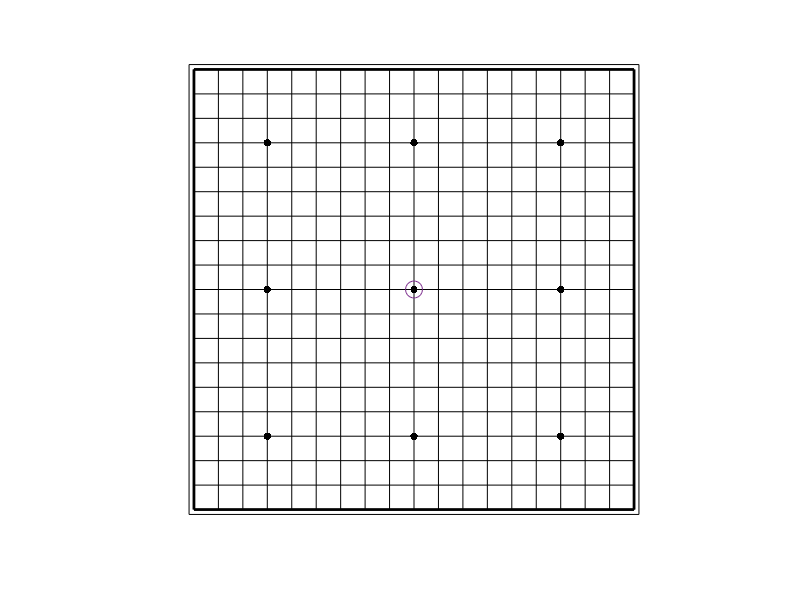

MATLAB code to generate this figure:
function five_in_a_row
%图形界面初始化：
    axis equal
    axis([-10,10,-10,10])
    set(gca,'xtick',[],'ytick',[],'xcolor','w','ycolor','w')
    set(gca,'color',[0.8392,0.7216,0.3804])
    hold on
%按键函数初始化设置：
    set(gcf,'WindowButtonDownFcn',@buttondown)
%全局变量：
global winner;
global turn;
global checher_board
global black;
global white;
global postion;
global plotblack;
global plotwhite;
global plotpostion;

init()
    function init(~,~)
        %初始化前清除原有图像：
        delete(findobj('tag','piece'));
        delete(findobj('tag','redcross'));
        delete(findobj('type','line'));
        delete(findobj('type','patch'));
        
        %棋盘绘制：
        x1=[-9,-9,-8,-8,-7,-7,-6,-6,-5,-5,-4,-4,-3,-3,-2,-2,-1,-1,0,0,1,1,2,2,3,3,4,4,5,5,6,6,7,7,8,8,9,9];
        y1=[-9,9,9,-9,-9,9,9,-9,-9,9,9,-9,-9,9,9,-9,-9,9,9,-9,-9,9,9,-9,-9,9,9,-9,-9,9,9,-9,-9,9,9,-9,-9,9];
        x2=[-9,9,9,-9,-9];y2=[9,9,-9,-9,9];x3=[-9.2,9.2,9.2,-9.2,-9.2];y3=[9.2,9.2,-9.2,-9.2,9.2];
        x4=[-6,-6,-6,0,0,0,6,6,6];y4=[6,0,-6,6,0,-6,6,0,-6];
        plot(x1,y1,'k'),plot(y1,x1,'k')
        plot(x2,y2,'k','LineWidth',2)
        plot(x3,y3,'k'),scatter(gca,x4,y4,30,'k','filled')
        
        %棋子棋盘数值初始化：
        winner=0;postion=[0 0];turn=1;
        black=[20,20];white=[-20,-20];
        black(1,:)=[];white(1,:)=[];
        checher_board=zeros(19,19);
        
        %绘制函数初始化：
        plotblack=scatter(gca,black(:,1),black(:,2),150,'k','filled','tag','piece');
        plotwhite=scatter(gca,white(:,1),white(:,2),150,'w','filled','tag','piece');
        plotpostion=scatter(gca,postion(1,1),postion(1,2),150,'rx','tag','redcross');
    end

    function buttondown(~,~)
        xy=get(gca,'CurrentPoint');
        xp=xy(1,2);yp=xy(1,1);
        pos=[yp,xp];
        pos=round(pos);
        if all(abs(pos)<=9)
            postion=round(pos);
            if strcmp(get(gcf,'SelectionType'),'alt'),undo();end
            if strcmp(get(gcf,'SelectionType'),'open'),undo();end
            if strcmp(get(gcf,'SelectionType'),'normal'),set_piece();end
            if strcmp(get(gcf,'SelectionType'),'extend'),init();end
            redraw()
        end
    end

    function set_piece(~,~)
        if checher_board(postion(1)+10,postion(2)+10)==0&&winner==0
            switch turn
                case 1
                    checher_board(postion(1)+10,postion(2)+10)=1;
                    black=[black;postion];
                    turn=mod(turn+1,2);
                case 0
                    checher_board(postion(1)+10,postion(2)+10)=-1;
                    white=[white;postion];
                    turn=mod(turn+1,2);
            end
            
        end     
    end

    function redraw(~,~)
        if winner==0
            set(plotblack,'XData',black(:,1),'YData',black(:,2))
            set(plotwhite,'XData',white(:,1),'YData',white(:,2))
            set(plotpostion,'XData',postion(:,1),'YData',postion(:,2))
        judge()
        end
    end

    function judge(~,~)
        temp_mat_1=checher_board+[zeros(19,1),checher_board(:,1:18)]...
                                +[zeros(19,2),checher_board(:,1:17)]...
                                +[checher_board(:,2:end),zeros(19,1)]...
                                +[checher_board(:,3:end),zeros(19,2)];
        temp_mat_2=checher_board+[zeros(1,19);checher_board(1:18,:)]...
                                +[zeros(2,19);checher_board(1:17,:)]...
                                +[checher_board(2:end,:);zeros(1,19)]...
                                +[checher_board(3:end,:);zeros(2,19)];
        temp_mat_3=checher_board+[zeros(1,19);[zeros(18,1),checher_board(1:18,1:18)]]...
                                +[zeros(2,19);[zeros(17,2),checher_board(1:17,1:17)]]...
                                +[[checher_board(2:end,2:end),zeros(18,1)];zeros(1,19)]...
                                +[[checher_board(3:end,3:end),zeros(17,2)];zeros(2,19)];
        temp_mat_4=checher_board+[[zeros(18,1),checher_board(2:end,1:18)];zeros(1,19)]...
                                +[[zeros(17,2),checher_board(3:end,1:17)];zeros(2,19)]...
                                +[zeros(1,19);[checher_board(1:18,2:end),zeros(18,1)]]...
                                +[zeros(2,19);[checher_board(1:17,3:end),zeros(17,2)]];
        switch 1
            case any(any(temp_mat_1==5))||any(any(temp_mat_1==-5)),winner=any(any(temp_mat_1==5))-any(any(temp_mat_1==-5));
                [pos_x,pos_y]=find(temp_mat_1(:,:)==winner*5);endpoint=[pos_x(1),pos_y(1);pos_x(1),pos_y(1)]+[0 2;0 -2];
            case any(any(temp_mat_2==5))||any(any(temp_mat_2==-5)),winner=any(any(temp_mat_2==5))-any(any(temp_mat_2==-5));
                [pos_x,pos_y]=find(temp_mat_2(:,:)==winner*5);endpoint=[pos_x(1),pos_y(1);pos_x(1),pos_y(1)]+[2 0;-2 0];
            case any(any(temp_mat_3==5))||any(any(temp_mat_3==-5)),winner=any(any(temp_mat_3==5))-any(any(temp_mat_3==-5));
                [pos_x,pos_y]=find(temp_mat_3(:,:)==winner*5);endpoint=[pos_x(1),pos_y(1);pos_x(1),pos_y(1)]+[2 2;-2 -2];
            case any(any(temp_mat_4==5))||any(any(temp_mat_4==-5)),winner=any(any(temp_mat_4==5))-any(any(temp_mat_4==-5));
                [pos_x,pos_y]=find(temp_mat_4(:,:)==winner*5);endpoint=[pos_x(1),pos_y(1);pos_x(1),pos_y(1)]+[2 -2;-2 2];
        end
        if winner~=0
            plot(endpoint(:,1)-10,endpoint(:,2)-10,'color',[0.8 0 0],'linewidth',2,'tag','clues')
            delete(findobj('tag','redcross'))
        end
    end
end

